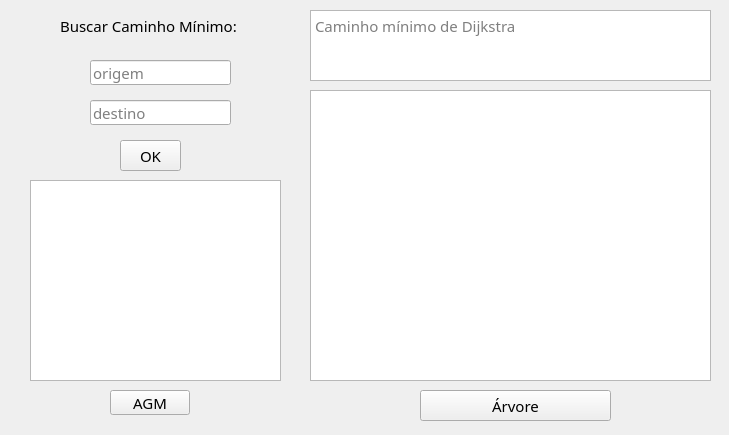
<?xml version="1.0" encoding="UTF-8"?>
<ui version="4.0">
 <class>MainWindow</class>
 <widget class="QMainWindow" name="MainWindow">
  <property name="windowModality">
   <enum>Qt::WindowModal</enum>
  </property>
  <property name="geometry">
   <rect>
    <x>0</x>
    <y>0</y>
    <width>729</width>
    <height>435</height>
   </rect>
  </property>
  <property name="font">
   <font>
    <family>Noto Kufi Arabic Medium</family>
    <pointsize>11</pointsize>
    <bold>false</bold>
   </font>
  </property>
  <property name="mouseTracking">
   <bool>true</bool>
  </property>
  <property name="windowTitle">
   <string>MainWindow</string>
  </property>
  <property name="windowIcon">
   <iconset theme="QIcon::ThemeIcon::GoHome"/>
  </property>
  <property name="autoFillBackground">
   <bool>false</bool>
  </property>
  <property name="tabShape">
   <enum>QTabWidget::Rounded</enum>
  </property>
  <widget class="QWidget" name="centralwidget">
   <widget class="QPushButton" name="btArvore">
    <property name="geometry">
     <rect>
      <x>420</x>
      <y>390</y>
      <width>191</width>
      <height>31</height>
     </rect>
    </property>
    <property name="mouseTracking">
     <bool>true</bool>
    </property>
    <property name="text">
     <string>Árvore</string>
    </property>
   </widget>
   <widget class="QPushButton" name="btHuffman">
    <property name="geometry">
     <rect>
      <x>120</x>
      <y>140</y>
      <width>61</width>
      <height>31</height>
     </rect>
    </property>
    <property name="text">
     <string>OK</string>
    </property>
    <property name="autoDefault">
     <bool>false</bool>
    </property>
    <property name="default">
     <bool>false</bool>
    </property>
    <property name="flat">
     <bool>false</bool>
    </property>
   </widget>
   <widget class="QGraphicsView" name="graphicsViewMain">
    <property name="geometry">
     <rect>
      <x>310</x>
      <y>90</y>
      <width>401</width>
      <height>291</height>
     </rect>
    </property>
    <property name="cursor" stdset="0">
     <cursorShape>OpenHandCursor</cursorShape>
    </property>
    <property name="autoFillBackground">
     <bool>false</bool>
    </property>
    <property name="verticalScrollBarPolicy">
     <enum>Qt::ScrollBarAlwaysOff</enum>
    </property>
    <property name="horizontalScrollBarPolicy">
     <enum>Qt::ScrollBarAlwaysOff</enum>
    </property>
    <property name="sizeAdjustPolicy">
     <enum>QAbstractScrollArea::AdjustIgnored</enum>
    </property>
    <property name="backgroundBrush">
     <brush brushstyle="NoBrush">
      <color alpha="255">
       <red>20</red>
       <green>28</green>
       <blue>45</blue>
      </color>
     </brush>
    </property>
    <property name="interactive">
     <bool>true</bool>
    </property>
   </widget>
   <widget class="QLineEdit" name="lDestino">
    <property name="geometry">
     <rect>
      <x>90</x>
      <y>100</y>
      <width>141</width>
      <height>25</height>
     </rect>
    </property>
    <property name="whatsThis">
     <string/>
    </property>
    <property name="accessibleName">
     <string/>
    </property>
    <property name="placeholderText">
     <string>destino</string>
    </property>
   </widget>
   <widget class="QLineEdit" name="lOrigem">
    <property name="geometry">
     <rect>
      <x>90</x>
      <y>60</y>
      <width>141</width>
      <height>25</height>
     </rect>
    </property>
    <property name="placeholderText">
     <string>origem</string>
    </property>
   </widget>
   <widget class="QTextEdit" name="textEditResultado">
    <property name="geometry">
     <rect>
      <x>310</x>
      <y>10</y>
      <width>401</width>
      <height>71</height>
     </rect>
    </property>
    <property name="verticalScrollBarPolicy">
     <enum>Qt::ScrollBarAlwaysOff</enum>
    </property>
    <property name="horizontalScrollBarPolicy">
     <enum>Qt::ScrollBarAlwaysOff</enum>
    </property>
    <property name="placeholderText">
     <string>Caminho mínimo de Dijkstra</string>
    </property>
   </widget>
   <widget class="QLabel" name="lBOrigem">
    <property name="geometry">
     <rect>
      <x>60</x>
      <y>60</y>
      <width>61</width>
      <height>21</height>
     </rect>
    </property>
    <property name="text">
     <string/>
    </property>
   </widget>
   <widget class="QLabel" name="lBDestino">
    <property name="geometry">
     <rect>
      <x>60</x>
      <y>100</y>
      <width>61</width>
      <height>21</height>
     </rect>
    </property>
    <property name="text">
     <string/>
    </property>
   </widget>
   <widget class="QPushButton" name="btAGM">
    <property name="geometry">
     <rect>
      <x>110</x>
      <y>390</y>
      <width>80</width>
      <height>25</height>
     </rect>
    </property>
    <property name="text">
     <string>AGM</string>
    </property>
   </widget>
   <widget class="QTextEdit" name="teAGM">
    <property name="geometry">
     <rect>
      <x>30</x>
      <y>180</y>
      <width>251</width>
      <height>201</height>
     </rect>
    </property>
   </widget>
   <widget class="QLabel" name="label">
    <property name="geometry">
     <rect>
      <x>60</x>
      <y>10</y>
      <width>211</width>
      <height>31</height>
     </rect>
    </property>
    <property name="text">
     <string>Buscar Caminho Mínimo:</string>
    </property>
   </widget>
  </widget>
 </widget>
 <resources/>
 <connections/>
</ui>
